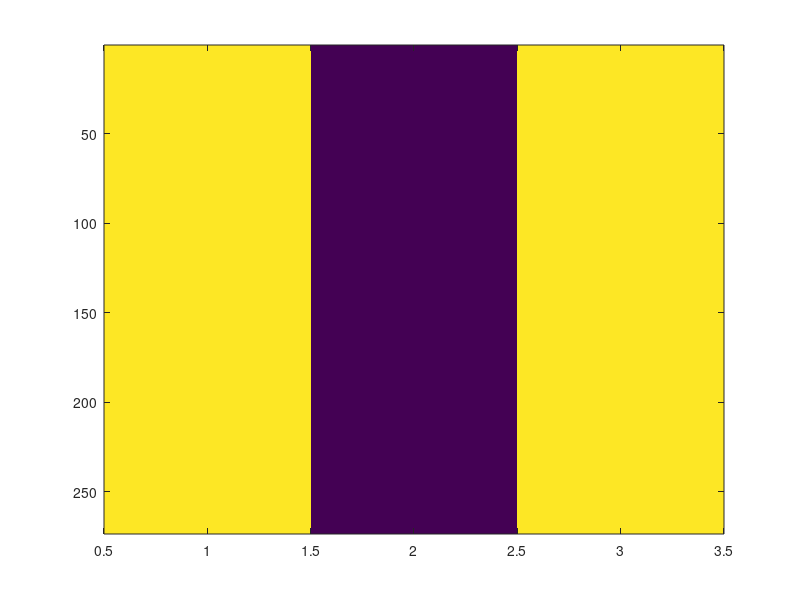

Reproduce this figure in MATLAB.
% Template script for radio astronomy image formation
% Millad Sardarabadi, Sept 2015
%
clear all
close all
clc
%% Loading Data
% The data from LOFAR core will be loaded in this cell.
%
% Rh: A p x p sample covariance matrix, where p = number of antennas
% poslocal: A p x 3 matrix containing the earth-bound coordinates of the
%           receiving elements.
% freq: Central frequency for the measured channel.
% t_obs_matlab: Observation time.
%               (datestr(t_obs_matlab): 11-Jul-2012 22:22:20) 
% lon: Longitude of the LOFAR core
% lat: Latitude of the LOFAR core

load lofar_DSP_data_1.mat

%% Initialization
c = 299792458; % speed of light
p = size(Rh,1);% number of receiving elements
lambda = c / freq; % wavelength at the observation frequency

% define a distance matrix of all baselines (=vectors between pairs of antennas)
dist = sqrt(  (meshgrid(poslocal(:,1)) - meshgrid(poslocal(:,1)).').^2 ...
            + (meshgrid(poslocal(:,2)) - meshgrid(poslocal(:,2)).').^2);
D = max(dist(:)); % Maximum Baseline


%% Coordinate system
% In astronomy it is common to use the (l,m,n) coordinates which 
% are the components of the more familiar direction vector in spherical 
% coordinates:
%    s = [cos(theta) * cos(phi)
%        cos(theta) * sin(phi)
%        sin(theta)]


% define a grid of image coordinates (l,m) at the right resolution
FracAngle = 0.25;% fraction of theoretical limit for angle resolution
                 % 0.25 means ~4x4 pixels in the main lobe
dl = FracAngle * lambda / D; % width/height of a pixel
l = 0:dl:1; % First image coordinate := cos(theta)cos(phi)
l = [-fliplr(l(2:end)),l]';
m = l;  % Second image coordinate := cos(theta)sin(phi)
        % m = l means an aspect ratio 1:1


%% Your Imaging Algorithm should come hereafter...
image(poslocal)